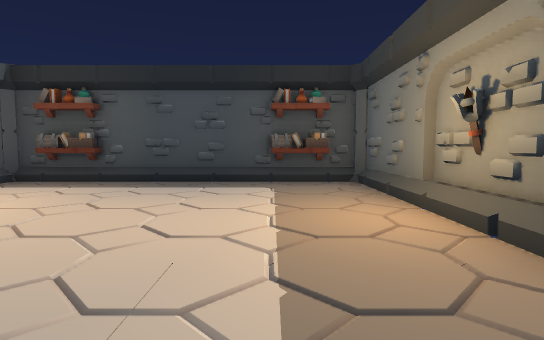
View 1 (above)

22 first-person views from a walk through a Unity game level. The camera is 1.2 m above the floor, tilts 4° down and sees 80° across. The floor is counted in squares, 2 m on a side. Each view is taken from the middle of a square. On the plan, view 1 faces up. The plan holds only what a view shows up to about 10 squares ahead; the rest is blank. Some animated figures are not drawn.

View 2
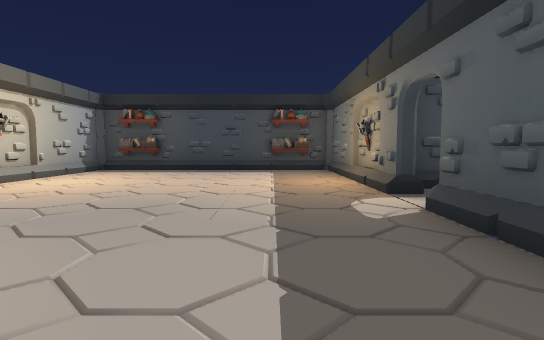

View 3
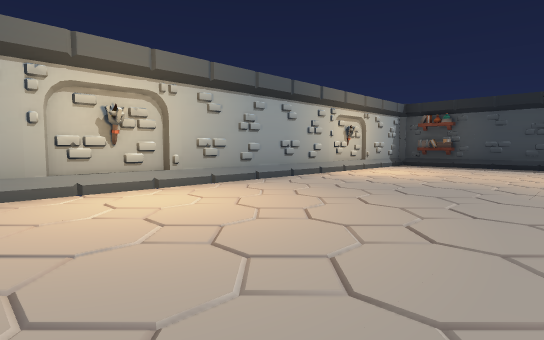

View 4
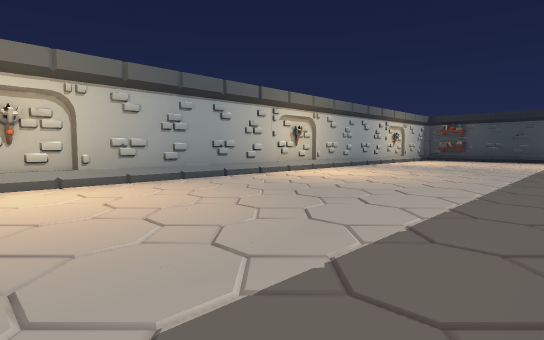

View 5
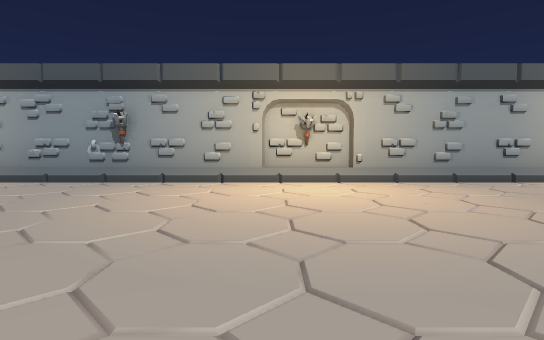

View 6
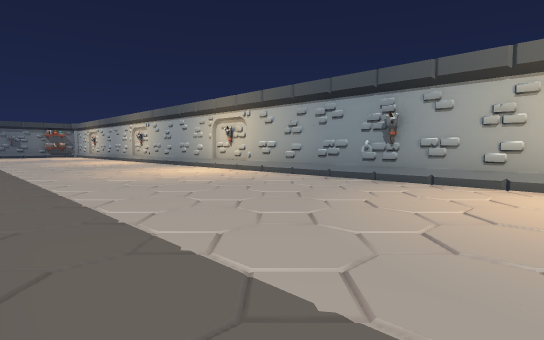

View 7
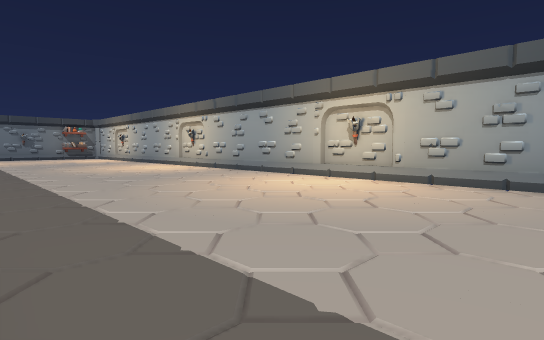

View 8
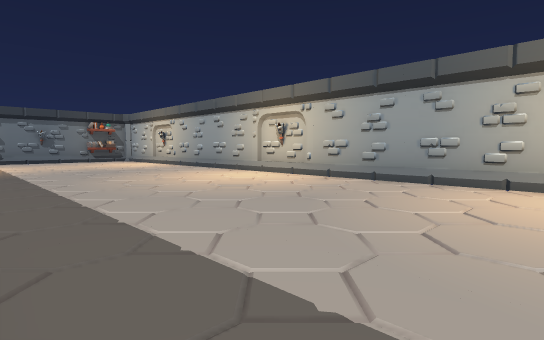

View 9
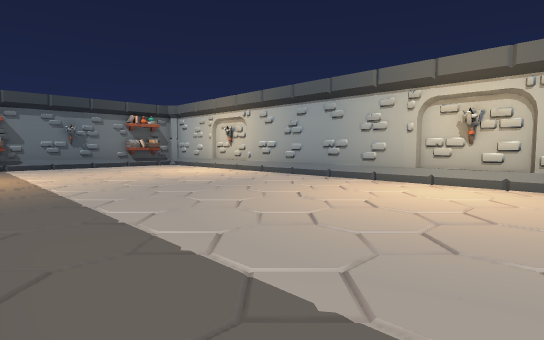

View 10
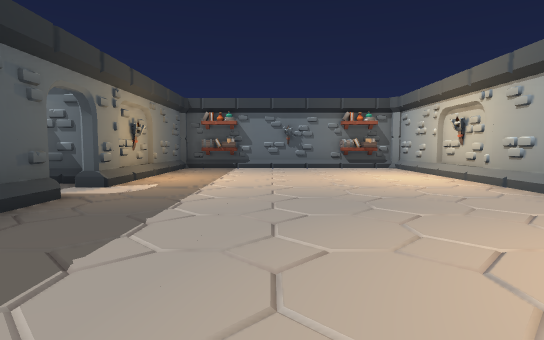

View 11
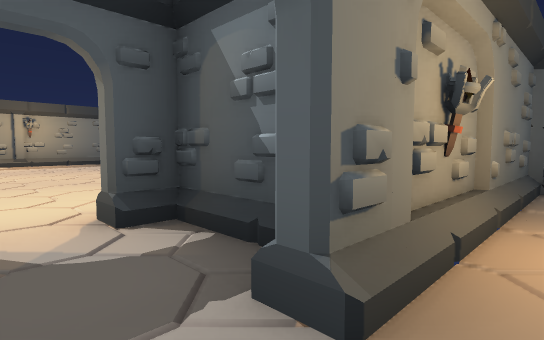

View 12
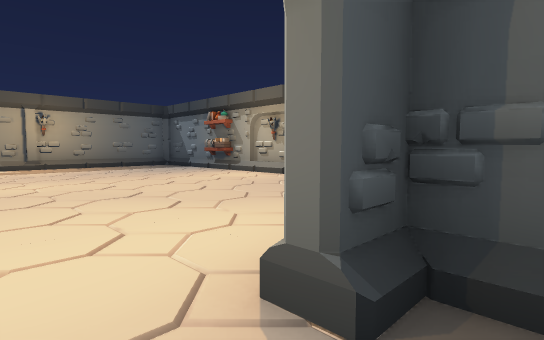

View 13
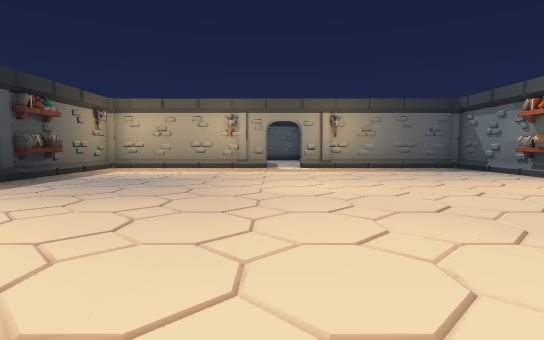

View 14
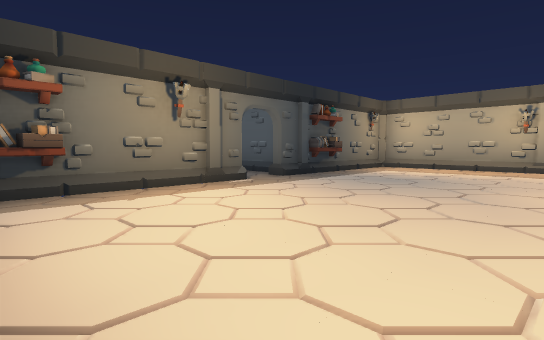

View 15
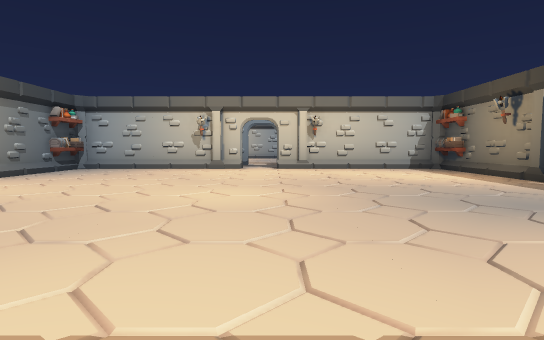

View 16
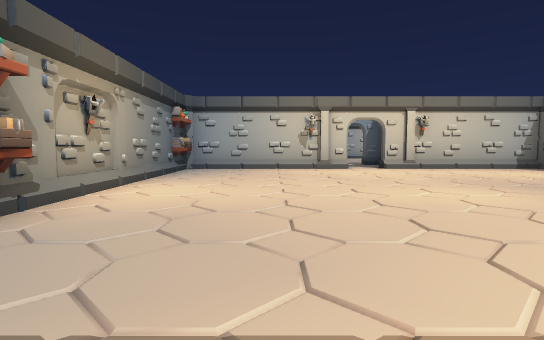

View 17
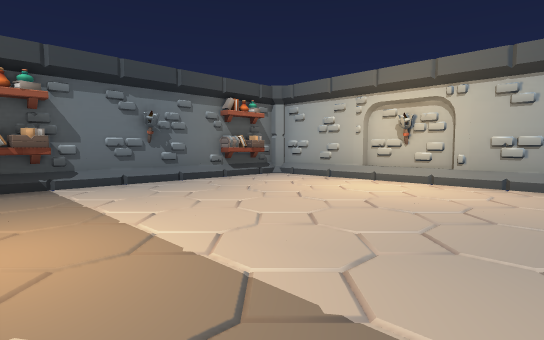

View 18
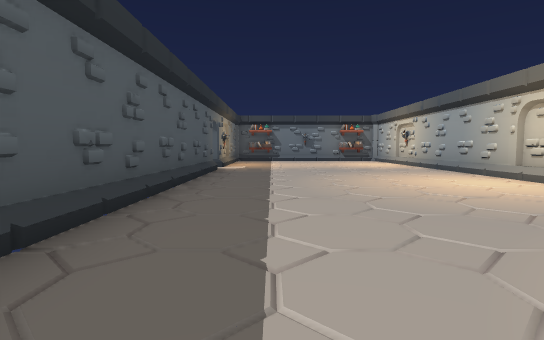

View 19
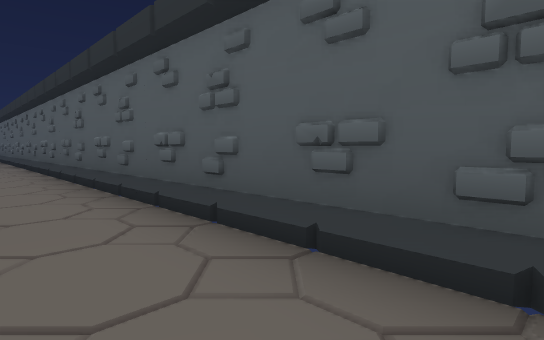

View 20
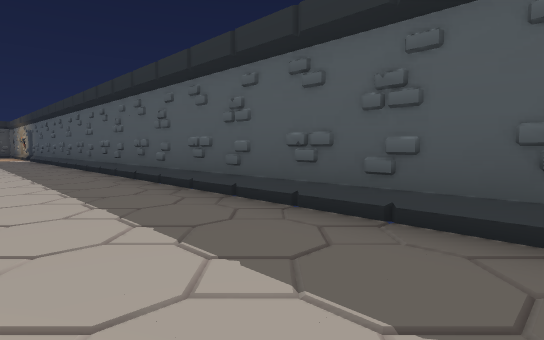

View 21
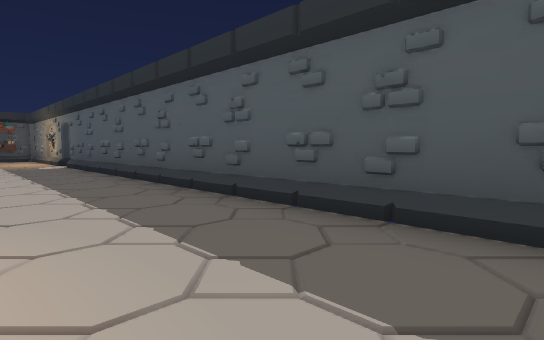

View 22
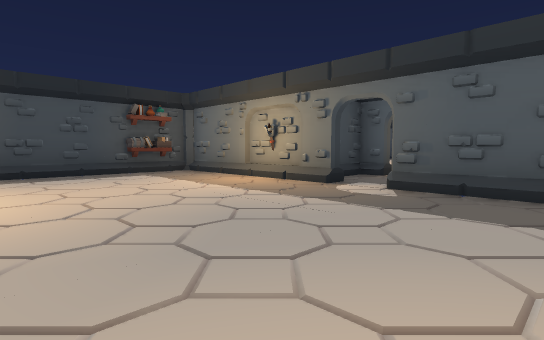

### Floor plan
Points are (right, up) in squares from view 1. A wall is a line through its corners. A room is listed if a view was taken in it or the views show most of it. See-through windows are left out.
Room 1 (views 1, 2, 3, 4, 5, 6, 7, 8, 9, 10, 11, 17, 18, 19, 20, 21, 22)
walls: (1.6, -26.9) (1.6, 0.1); (1.6, 1.1) (1.6, 5.5); (-2.5, -32.5) (-0.4, -32.5); (1.6, -32.3) (1.6, -27.9); (-4.6, 5.5) (-4.6, -32.3); (-0.5, 5.8) (-2.5, 5.8)
ways out: opening at (2, -27) to room 2; gap at (2, 1)
objects: pillar (-5, -33); pillar (-5, 6); shelf (-4, -33) to (-3, -33); shelf (-4, 6) to (-3, 6); shelf (0, -33) to (1, -33); shelf (0, 6) to (1, 6); pillar (2, -33); pillar (2, 6)
Room 2 (views 12, 13, 14, 15, 16)
walls: (11.4, -32.5) (13.6, -32.5) (13.6, -27.9); (13.6, -25.6) (13.6, -22.2) (11.5, -22.2); (5.5, -32.5) (9.5, -32.5); (9.9, -22.2) (9, -22.2); (8, -22.2) (5.5, -22.2); (2.1, -28.4) (3.6, -28.4) (3.6, -27.8) (3.8, -27.8) (3.8, -32.2); (3.8, -22.8) (3.8, -26.9)
ways out: opening at (2, -27) to room 1; opening at (14, -27)
objects: pillar (4, -33); pillar (4, -22); shelf (5, -33); shelf (5, -22); shelf (10, -33) to (11, -33); shelf (11, -22); torch (14, -26)

Positions as (right, up) in squares from view 1, and headings:
1: (0, 0), facing up
2: (0, -3), facing up
3: (0, -5), facing up-left
4: (1, -10), facing up-left
5: (1, -10), facing left
6: (1, -10), facing down-left
7: (1, -14), facing down-left
8: (1, -18), facing down-left
9: (1, -22), facing down-left
10: (-1, -23), facing down
11: (1, -27), facing down-right
12: (3, -27), facing down-right
13: (4, -27), facing right
14: (4, -27), facing up-right
15: (13, -27), facing left
16: (13, -30), facing left
17: (1, -27), facing down-left
18: (0, -18), facing down
19: (0, -22), facing up-right
20: (-1, -17), facing up-right
21: (-1, -11), facing up-right
22: (-3, -2), facing up-right
